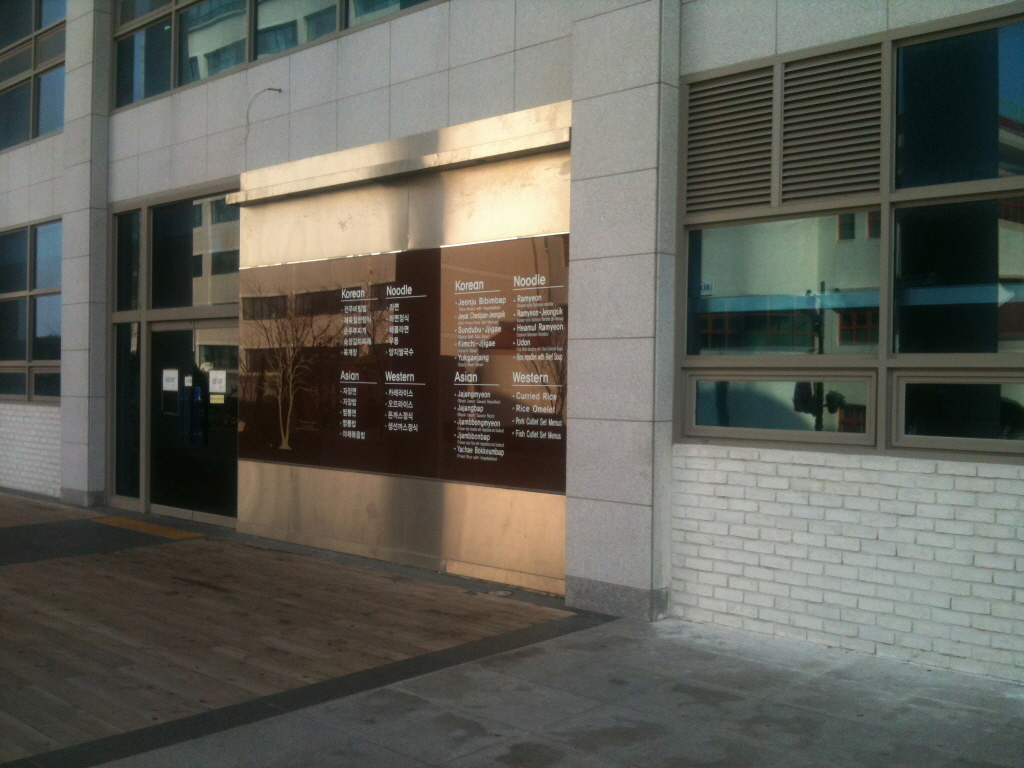
#> input picture HomeWork/HW4/dsu4.jpg, 1024 x 768 px, found by its file name
$ jupyter execute HW4.ipynb
#> lines starting #> are read from the running program, lines starting #| are printed output that depends on the picture
# Homework 4 due to 10.7
### Remove Perspective Distortion

[cell 1]
# import modules
import cv2
import numpy as np
from matplotlib import pyplot as plt

[cell 2]
# Read Image
img = cv2.imread('SampleFiles/HW4/dsu4.jpg')
#> img is the input picture: shape (768, 1024, 3); mean B, G, R 89.1, 97.1, 97.1

[cell 3]
# pts1 --> 왜곡된 이미지의 각 꼭짓점 죄표
pts1 = np.float32([[330,260],[570,230],[565,495], [330,460]])

# pts2 --> 왜곡된 이미지를 폈을 때 꼭짓점 좌표
pts2 = np.float32([[0,0],[500,0],[500,300],[0,300]])

[cell 4]
# Perspective Remove
M = cv2.getPerspectiveTransform(pts1,pts2)
dst = cv2.warpPerspective(img,M,(500,300))
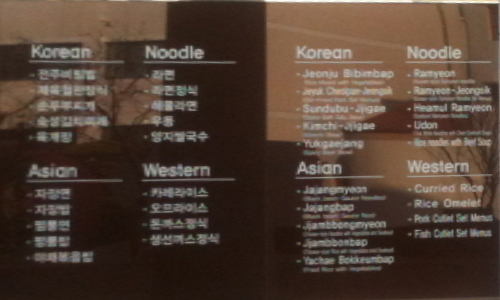
#> dst: shape (300, 500, 3); mean B, G, R 52.2, 63.4, 81.2

[cell 5]
# Output as matplotlib.
plt.rcParams["figure.figsize"] = (20,10)
plt.subplot(121),plt.imshow(img),plt.title('INPUT')
plt.subplot(122),plt.imshow(dst),plt.title('OUTPUT')

plt.show()
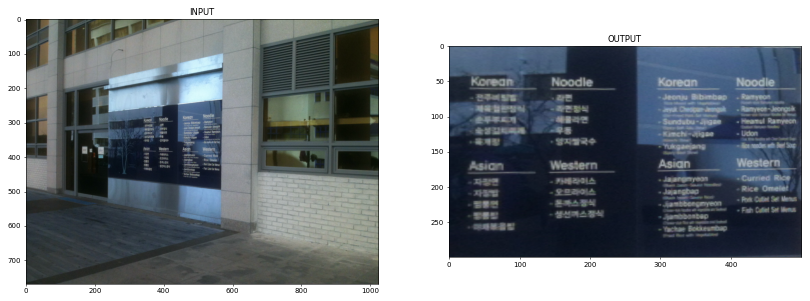
#> figure drawn by matplotlib, 2 panels; B, G, R data is drawn as R, G, B
